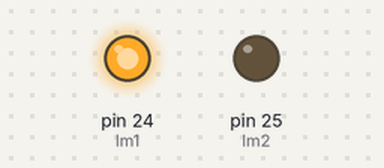
A sketch run on a simulated Arduino Mega 2560, built with avr-gcc and run on an emulated ATmega2560. On the bench: output pins drawn as LEDs (lit = HIGH). Pins used as bus, display or sensor lines are not drawn.

Above: at 0.1 s.
Timing chart, 0 to 1.6 s (numbered marks = the images above):
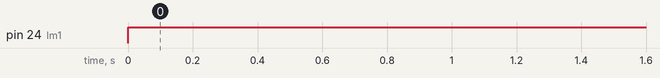

Measured:
- by itself, pin 24 (lm1): LOW → HIGH at 0.00 s

The sketch:

Assignment_Potentiometer.ino
```cpp
int lm1 = 24;
int lm2 = 25;
int rm1 = 0;
int rm2 = 1;

void forward()
{
  digitalWrite(lm1,1);
  digitalWrite(lm2,0);
  digitalWrite(rm1,1);
  digitalWrite(rm2,0);
}

void setup() {
  Serial.begin(9600);
  pinMode(lm1,OUTPUT);
  pinMode(lm2,OUTPUT);
  pinMode(rm1,OUTPUT);
  pinMode(rm2,OUTPUT);
}

void loop() {
forward();
}
```
